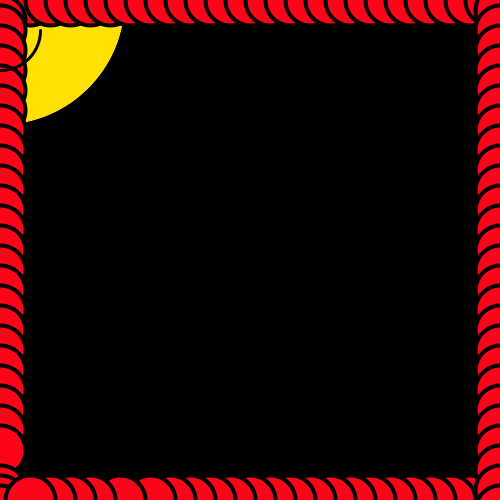
Frame 1 (no input)
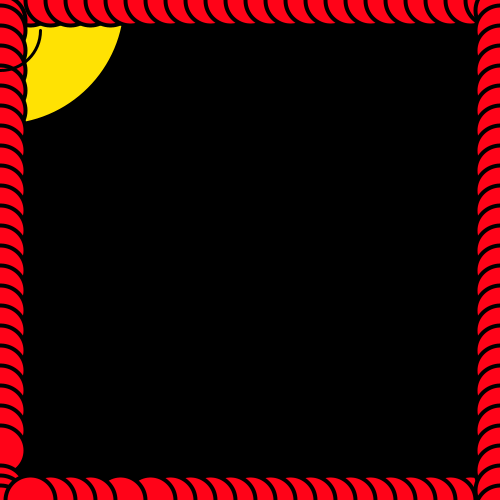
Frame 60 (the mouse pressed at the canvas centre just before this capture)
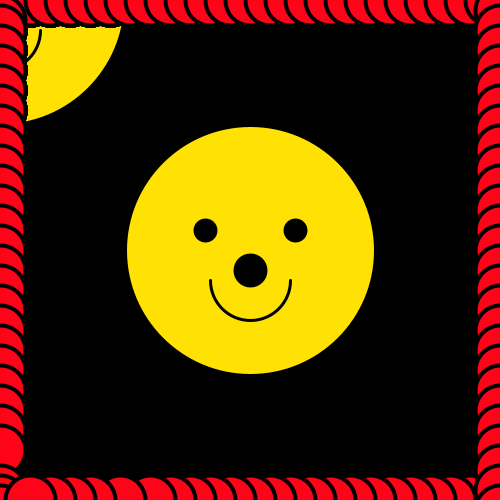
Frame 120 (the mouse held since frame 60 and released just before this capture)

The Processing sketch that drew these frames (run headless with seeded random() and noise(); from frame 60 on, the mouse is pressed at the canvas centre):

// Processing sketch: sketch_150804a
// ── sketch_150804a.pde
int middleX,middleY;



void setup() {
  size(500,500);
  background (0);
  middleX=width/2;
  middleY=height/2;
}


void draw() {

   middleX=mouseX;
  middleY=mouseY;
 fill(#FFE203) ; //red
  ellipse(middleX,middleY,250,250);
  strokeWeight(4);
  
  
  
fill(0);
  ellipse(middleX-45, middleY-20, 20, 20); //left eye
  ellipse(middleX+45, middleY-20, 20, 20); //right eye
  
   ellipse(middleX, middleY+20, 30, 30); //nose
     
fill(#FF0318) ; 
   ellipse(0,0,50,50);
  ellipse(10,0,50,50);
  ellipse(30,0,50,50);
  ellipse(50,0,50,50); 
  ellipse(70,0,50,50);
  ellipse(90,0,50,50);
  ellipse(110,0,50,50);
  ellipse(130,0,50,50);
  ellipse(150,0,50,50);
  ellipse(170,0,50,50);
  ellipse(190,0,50,50);
   ellipse(210,0,50,50);
   ellipse(230,0,50,50);
   ellipse(250,0,50,50);
   ellipse(270,0,50,50);
  ellipse(290,0,50,50);
  ellipse(310,0,50,50);
  ellipse(330,0,50,50);
  ellipse(350,0,50,50);
  ellipse(370,0,50,50);
  ellipse(390,0,50,50);
  ellipse(410,0,50,50);
  ellipse(430,0,50,50);
  ellipse(450,0,50,50);
  ellipse(470,0,50,50);
  ellipse(490,0,50,50);
  ellipse(510,0,50,50);
  
   ellipse(0,20,50,50);
  ellipse(0,30,50,50);
  ellipse(0,50,50,50);
  ellipse(0,70,50,50); 
  ellipse(0,90,50,50);
  ellipse(0,110,50,50);
  ellipse(0,130,50,50);
  ellipse(0,150,50,50);
  ellipse(0,170,50,50);
  ellipse(0,190,50,50);
  ellipse(0,210,50,50);
   ellipse(0,230,50,50);
   ellipse(0,250,50,50);
   ellipse(0,270,50,50);
   ellipse(0,290,50,50);
  ellipse(0,310,50,50);
  ellipse(0,330,50,50);
  ellipse(0,350,50,50);
  ellipse(0,370,50,50);
  ellipse(0,390,50,50);
  ellipse(0,410,50,50);
  ellipse(0,430,50,50);
  ellipse(0,450,50,50);
  ellipse(0,490,50,50);
  ellipse(0,500,50,50);
   ellipse(0,510,50,50);
  ellipse(0,530,50,50);
  ellipse(0,550,50,50);
 fill(#FF0318) ; 
  
  
   ellipse(510,500,50,50);
  ellipse( 490,500,50,50);
  ellipse(470,500,50,50);
  ellipse(450,500,50,50); 
 ellipse(430,500,50,50);
  ellipse(410,500,50,50);
  ellipse(390,500,50,50);
  ellipse(370,500,50,50); 
  ellipse(350,500,50,50);
   ellipse(330,500,50,50);
    ellipse(310,500,50,50);
     ellipse( 290,500,50,50);
  ellipse(270,500,50,50);
  ellipse(250,500,50,50); 
 ellipse(230,500,50,50);
  ellipse(210,500,50,50);
  ellipse( 190,500,50,50);
  ellipse(170,500,50,50);
  ellipse(150,500,50,50); 
 ellipse(120,500,50,50);
    ellipse(90,500,50,50);
  ellipse( 70,500,50,50);
  ellipse(50,500,50,50);
  ellipse(30,500,50,50); 
  
  
  ellipse(500,10,50,50);
  ellipse(500,30,50,50);
  ellipse(500,50,50,50);
  ellipse(500,70,50,50); 
  ellipse(500,90,50,50); 
    ellipse(500,110,50,50);
  ellipse(500,130,50,50);
  ellipse(500,150,50,50);
  ellipse(500,170,50,50); 
  ellipse(500,190,50,50); 
     ellipse(500,210,50,50);
  ellipse(500,230,50,50);
  ellipse(500,250,50,50);
  ellipse(500,270,50,50); 
  ellipse(500,290,50,50); 
     ellipse(500,310,50,50);
  ellipse(500,330,50,50);
  ellipse(500,350,50,50);
  ellipse(500,370,50,50); 
  ellipse(500,390,50,50); 
  ellipse(500,410,50,50);
  ellipse(500,430,50,50);
  ellipse(500,450,50,50);
  ellipse(500,470,50,50); 
  ellipse(500,490,50,50); 
  ellipse(500,510,50,50);
  ellipse(500,530,50,50);
  ellipse(500,550,50,50);
  ellipse(500,570,50,50); 
  ellipse(500,590,50,50); 
  
  
  
  

  
   strokeWeight(3);


  noFill();
  arc(middleX, middleY+30, 80, 80, 0, PI);
  
 
}
  
